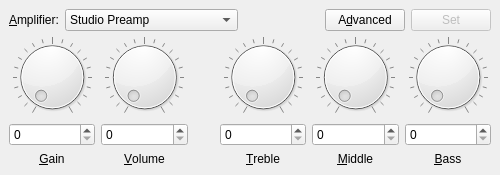
<?xml version="1.0" encoding="UTF-8"?>
<ui version="4.0">
 <class>Amplifier</class>
 <widget class="QMainWindow" name="Amplifier">
  <property name="geometry">
   <rect>
    <x>0</x>
    <y>0</y>
    <width>500</width>
    <height>175</height>
   </rect>
  </property>
  <property name="windowTitle">
   <string>Amplifier</string>
  </property>
  <property name="accessibleName">
   <string>Amplifier's settings window</string>
  </property>
  <property name="accessibleDescription">
   <string>Allows you to set amplifier's settings</string>
  </property>
  <widget class="QWidget" name="centralwidget">
   <layout class="QVBoxLayout" name="verticalLayout_6">
    <item>
     <layout class="QHBoxLayout" name="horizontalLayout_2">
      <item>
       <widget class="QLabel" name="label_6">
        <property name="text">
         <string>&amp;Amplifier:</string>
        </property>
        <property name="buddy">
         <cstring>comboBox</cstring>
        </property>
       </widget>
      </item>
      <item>
       <widget class="QComboBox" name="comboBox">
        <property name="sizePolicy">
         <sizepolicy hsizetype="MinimumExpanding" vsizetype="Fixed">
          <horstretch>0</horstretch>
          <verstretch>0</verstretch>
         </sizepolicy>
        </property>
        <property name="minimumSize">
         <size>
          <width>100</width>
          <height>0</height>
         </size>
        </property>
        <property name="accessibleName">
         <string>Amplifier</string>
        </property>
        <property name="accessibleDescription">
         <string>Allows you to choose amplifier to emulate</string>
        </property>
        <property name="maxVisibleItems">
         <number>17</number>
        </property>
        <item>
         <property name="text">
          <string>Studio Preamp</string>
         </property>
        </item>
        <item>
         <property name="text">
          <string>Fender '57 Champ</string>
         </property>
        </item>
        <item>
         <property name="text">
          <string>Fender '57 Deluxe</string>
         </property>
        </item>
        <item>
         <property name="text">
          <string>Fender '57 Twin</string>
         </property>
        </item>
        <item>
         <property name="text">
          <string>Fender '59 Bassman</string>
         </property>
        </item>
        <item>
         <property name="text">
          <string>Fender '65 Princeton</string>
         </property>
        </item>
        <item>
         <property name="text">
          <string>Fender '65 Deluxe Reverb</string>
         </property>
        </item>
        <item>
         <property name="text">
          <string>Fender '65 Twin Reverb</string>
         </property>
        </item>
        <item>
         <property name="text">
          <string>'60s Thrift</string>
         </property>
        </item>
        <item>
         <property name="text">
          <string>British Watts</string>
         </property>
        </item>
        <item>
         <property name="text">
          <string>British 60's</string>
         </property>
        </item>
        <item>
         <property name="text">
          <string>British 70's</string>
         </property>
        </item>
        <item>
         <property name="text">
          <string>British 80's</string>
         </property>
        </item>
        <item>
         <property name="text">
          <string>British Colour</string>
         </property>
        </item>
        <item>
         <property name="text">
          <string>Fender Super-Sonic</string>
         </property>
        </item>
        <item>
         <property name="text">
          <string>American 90's</string>
         </property>
        </item>
        <item>
         <property name="text">
          <string>Metal 2000</string>
         </property>
        </item>
       </widget>
      </item>
      <item>
       <spacer name="horizontalSpacer_2">
        <property name="orientation">
         <enum>Qt::Horizontal</enum>
        </property>
        <property name="sizeHint" stdset="0">
         <size>
          <width>40</width>
          <height>20</height>
         </size>
        </property>
       </spacer>
      </item>
      <item>
       <widget class="QPushButton" name="advancedButton">
        <property name="accessibleName">
         <string>Advanced button</string>
        </property>
        <property name="accessibleDescription">
         <string>Opens window winth advanced settings</string>
        </property>
        <property name="text">
         <string>A&amp;dvanced</string>
        </property>
       </widget>
      </item>
      <item>
       <widget class="QPushButton" name="setButton">
        <property name="enabled">
         <bool>false</bool>
        </property>
        <property name="sizePolicy">
         <sizepolicy hsizetype="Expanding" vsizetype="Fixed">
          <horstretch>0</horstretch>
          <verstretch>0</verstretch>
         </sizepolicy>
        </property>
        <property name="accessibleName">
         <string>Set button</string>
        </property>
        <property name="accessibleDescription">
         <string>Sends changes to the amplifier</string>
        </property>
        <property name="text">
         <string>Set</string>
        </property>
        <property name="shortcut">
         <string>Return</string>
        </property>
       </widget>
      </item>
     </layout>
    </item>
    <item>
     <layout class="QHBoxLayout" name="horizontalLayout">
      <item>
       <layout class="QVBoxLayout" name="verticalLayout">
        <item>
         <widget class="QDial" name="dial">
          <property name="accessibleName">
           <string>Gain dial</string>
          </property>
          <property name="accessibleDescription">
           <string>Allows you to choose gain level</string>
          </property>
          <property name="maximum">
           <number>255</number>
          </property>
          <property name="notchTarget">
           <double>12.750000000000000</double>
          </property>
          <property name="notchesVisible">
           <bool>true</bool>
          </property>
         </widget>
        </item>
        <item>
         <widget class="QSpinBox" name="spinBox">
          <property name="accessibleName">
           <string>Gain box</string>
          </property>
          <property name="accessibleDescription">
           <string>Allows you to precisely enter the level of gain</string>
          </property>
          <property name="maximum">
           <number>255</number>
          </property>
         </widget>
        </item>
        <item>
         <widget class="QLabel" name="label">
          <property name="text">
           <string>&amp;Gain</string>
          </property>
          <property name="alignment">
           <set>Qt::AlignCenter</set>
          </property>
          <property name="buddy">
           <cstring>spinBox</cstring>
          </property>
         </widget>
        </item>
       </layout>
      </item>
      <item>
       <layout class="QVBoxLayout" name="verticalLayout_2">
        <item>
         <widget class="QDial" name="dial_2">
          <property name="accessibleName">
           <string>Volume dial</string>
          </property>
          <property name="accessibleDescription">
           <string>Allows you to choose volume level</string>
          </property>
          <property name="maximum">
           <number>255</number>
          </property>
          <property name="notchTarget">
           <double>12.750000000000000</double>
          </property>
          <property name="notchesVisible">
           <bool>true</bool>
          </property>
         </widget>
        </item>
        <item>
         <widget class="QSpinBox" name="spinBox_2">
          <property name="accessibleName">
           <string>Volume box</string>
          </property>
          <property name="accessibleDescription">
           <string>Allows you to precisely enter the level of volume</string>
          </property>
          <property name="maximum">
           <number>255</number>
          </property>
         </widget>
        </item>
        <item>
         <widget class="QLabel" name="label_2">
          <property name="text">
           <string>&amp;Volume</string>
          </property>
          <property name="alignment">
           <set>Qt::AlignCenter</set>
          </property>
          <property name="buddy">
           <cstring>spinBox_2</cstring>
          </property>
         </widget>
        </item>
       </layout>
      </item>
      <item>
       <spacer name="horizontalSpacer">
        <property name="orientation">
         <enum>Qt::Horizontal</enum>
        </property>
        <property name="sizeHint" stdset="0">
         <size>
          <width>40</width>
          <height>20</height>
         </size>
        </property>
       </spacer>
      </item>
      <item>
       <layout class="QVBoxLayout" name="verticalLayout_3">
        <item>
         <widget class="QDial" name="dial_3">
          <property name="accessibleName">
           <string>Treble dial</string>
          </property>
          <property name="accessibleDescription">
           <string>Allows you to choose treble level</string>
          </property>
          <property name="maximum">
           <number>255</number>
          </property>
          <property name="notchTarget">
           <double>12.750000000000000</double>
          </property>
          <property name="notchesVisible">
           <bool>true</bool>
          </property>
         </widget>
        </item>
        <item>
         <widget class="QSpinBox" name="spinBox_3">
          <property name="accessibleName">
           <string>Treble box</string>
          </property>
          <property name="accessibleDescription">
           <string>Allows you to precisely enter the level of treble</string>
          </property>
          <property name="maximum">
           <number>255</number>
          </property>
         </widget>
        </item>
        <item>
         <widget class="QLabel" name="label_3">
          <property name="text">
           <string>&amp;Treble</string>
          </property>
          <property name="alignment">
           <set>Qt::AlignCenter</set>
          </property>
          <property name="buddy">
           <cstring>spinBox_3</cstring>
          </property>
         </widget>
        </item>
       </layout>
      </item>
      <item>
       <layout class="QVBoxLayout" name="verticalLayout_4">
        <item>
         <widget class="QDial" name="dial_4">
          <property name="accessibleName">
           <string>Middle tones dial</string>
          </property>
          <property name="accessibleDescription">
           <string>Allows you to choose middle tones level</string>
          </property>
          <property name="maximum">
           <number>255</number>
          </property>
          <property name="notchTarget">
           <double>12.750000000000000</double>
          </property>
          <property name="notchesVisible">
           <bool>true</bool>
          </property>
         </widget>
        </item>
        <item>
         <widget class="QSpinBox" name="spinBox_4">
          <property name="accessibleName">
           <string>Middle tones box</string>
          </property>
          <property name="accessibleDescription">
           <string>Allows you to precisely enter the level of middle tones</string>
          </property>
          <property name="maximum">
           <number>255</number>
          </property>
         </widget>
        </item>
        <item>
         <widget class="QLabel" name="label_4">
          <property name="text">
           <string>&amp;Middle</string>
          </property>
          <property name="alignment">
           <set>Qt::AlignCenter</set>
          </property>
          <property name="buddy">
           <cstring>spinBox_4</cstring>
          </property>
         </widget>
        </item>
       </layout>
      </item>
      <item>
       <layout class="QVBoxLayout" name="verticalLayout_5">
        <item>
         <widget class="QDial" name="dial_5">
          <property name="accessibleName">
           <string>Bass dial</string>
          </property>
          <property name="accessibleDescription">
           <string>Allows you to choose the bass level</string>
          </property>
          <property name="maximum">
           <number>255</number>
          </property>
          <property name="notchTarget">
           <double>12.750000000000000</double>
          </property>
          <property name="notchesVisible">
           <bool>true</bool>
          </property>
         </widget>
        </item>
        <item>
         <widget class="QSpinBox" name="spinBox_5">
          <property name="accessibleName">
           <string>Bass box</string>
          </property>
          <property name="accessibleDescription">
           <string>Allows you to precisely enter the level of bass</string>
          </property>
          <property name="maximum">
           <number>255</number>
          </property>
         </widget>
        </item>
        <item>
         <widget class="QLabel" name="label_5">
          <property name="text">
           <string>&amp;Bass</string>
          </property>
          <property name="alignment">
           <set>Qt::AlignCenter</set>
          </property>
          <property name="buddy">
           <cstring>spinBox_5</cstring>
          </property>
         </widget>
        </item>
       </layout>
      </item>
     </layout>
    </item>
   </layout>
  </widget>
 </widget>
 <resources/>
 <connections>
  <connection>
   <sender>dial</sender>
   <signal>valueChanged(int)</signal>
   <receiver>spinBox</receiver>
   <slot>setValue(int)</slot>
   <hints>
    <hint type="sourcelabel">
     <x>89</x>
     <y>87</y>
    </hint>
    <hint type="destinationlabel">
     <x>89</x>
     <y>115</y>
    </hint>
   </hints>
  </connection>
  <connection>
   <sender>spinBox</sender>
   <signal>valueChanged(int)</signal>
   <receiver>dial</receiver>
   <slot>setValue(int)</slot>
   <hints>
    <hint type="sourcelabel">
     <x>89</x>
     <y>115</y>
    </hint>
    <hint type="destinationlabel">
     <x>89</x>
     <y>83</y>
    </hint>
   </hints>
  </connection>
  <connection>
   <sender>dial_2</sender>
   <signal>valueChanged(int)</signal>
   <receiver>spinBox_2</receiver>
   <slot>setValue(int)</slot>
   <hints>
    <hint type="sourcelabel">
     <x>178</x>
     <y>88</y>
    </hint>
    <hint type="destinationlabel">
     <x>178</x>
     <y>115</y>
    </hint>
   </hints>
  </connection>
  <connection>
   <sender>spinBox_2</sender>
   <signal>valueChanged(int)</signal>
   <receiver>dial_2</receiver>
   <slot>setValue(int)</slot>
   <hints>
    <hint type="sourcelabel">
     <x>178</x>
     <y>115</y>
    </hint>
    <hint type="destinationlabel">
     <x>178</x>
     <y>88</y>
    </hint>
   </hints>
  </connection>
  <connection>
   <sender>dial_3</sender>
   <signal>valueChanged(int)</signal>
   <receiver>spinBox_3</receiver>
   <slot>setValue(int)</slot>
   <hints>
    <hint type="sourcelabel">
     <x>205</x>
     <y>88</y>
    </hint>
    <hint type="destinationlabel">
     <x>207</x>
     <y>115</y>
    </hint>
   </hints>
  </connection>
  <connection>
   <sender>spinBox_3</sender>
   <signal>valueChanged(int)</signal>
   <receiver>dial_3</receiver>
   <slot>setValue(int)</slot>
   <hints>
    <hint type="sourcelabel">
     <x>253</x>
     <y>115</y>
    </hint>
    <hint type="destinationlabel">
     <x>251</x>
     <y>88</y>
    </hint>
   </hints>
  </connection>
  <connection>
   <sender>dial_4</sender>
   <signal>valueChanged(int)</signal>
   <receiver>spinBox_4</receiver>
   <slot>setValue(int)</slot>
   <hints>
    <hint type="sourcelabel">
     <x>89</x>
     <y>197</y>
    </hint>
    <hint type="destinationlabel">
     <x>89</x>
     <y>224</y>
    </hint>
   </hints>
  </connection>
  <connection>
   <sender>spinBox_4</sender>
   <signal>valueChanged(int)</signal>
   <receiver>dial_4</receiver>
   <slot>setValue(int)</slot>
   <hints>
    <hint type="sourcelabel">
     <x>89</x>
     <y>224</y>
    </hint>
    <hint type="destinationlabel">
     <x>89</x>
     <y>197</y>
    </hint>
   </hints>
  </connection>
  <connection>
   <sender>dial_5</sender>
   <signal>valueChanged(int)</signal>
   <receiver>spinBox_5</receiver>
   <slot>setValue(int)</slot>
   <hints>
    <hint type="sourcelabel">
     <x>178</x>
     <y>197</y>
    </hint>
    <hint type="destinationlabel">
     <x>178</x>
     <y>224</y>
    </hint>
   </hints>
  </connection>
  <connection>
   <sender>spinBox_5</sender>
   <signal>valueChanged(int)</signal>
   <receiver>dial_5</receiver>
   <slot>setValue(int)</slot>
   <hints>
    <hint type="sourcelabel">
     <x>178</x>
     <y>224</y>
    </hint>
    <hint type="destinationlabel">
     <x>178</x>
     <y>197</y>
    </hint>
   </hints>
  </connection>
 </connections>
</ui>
